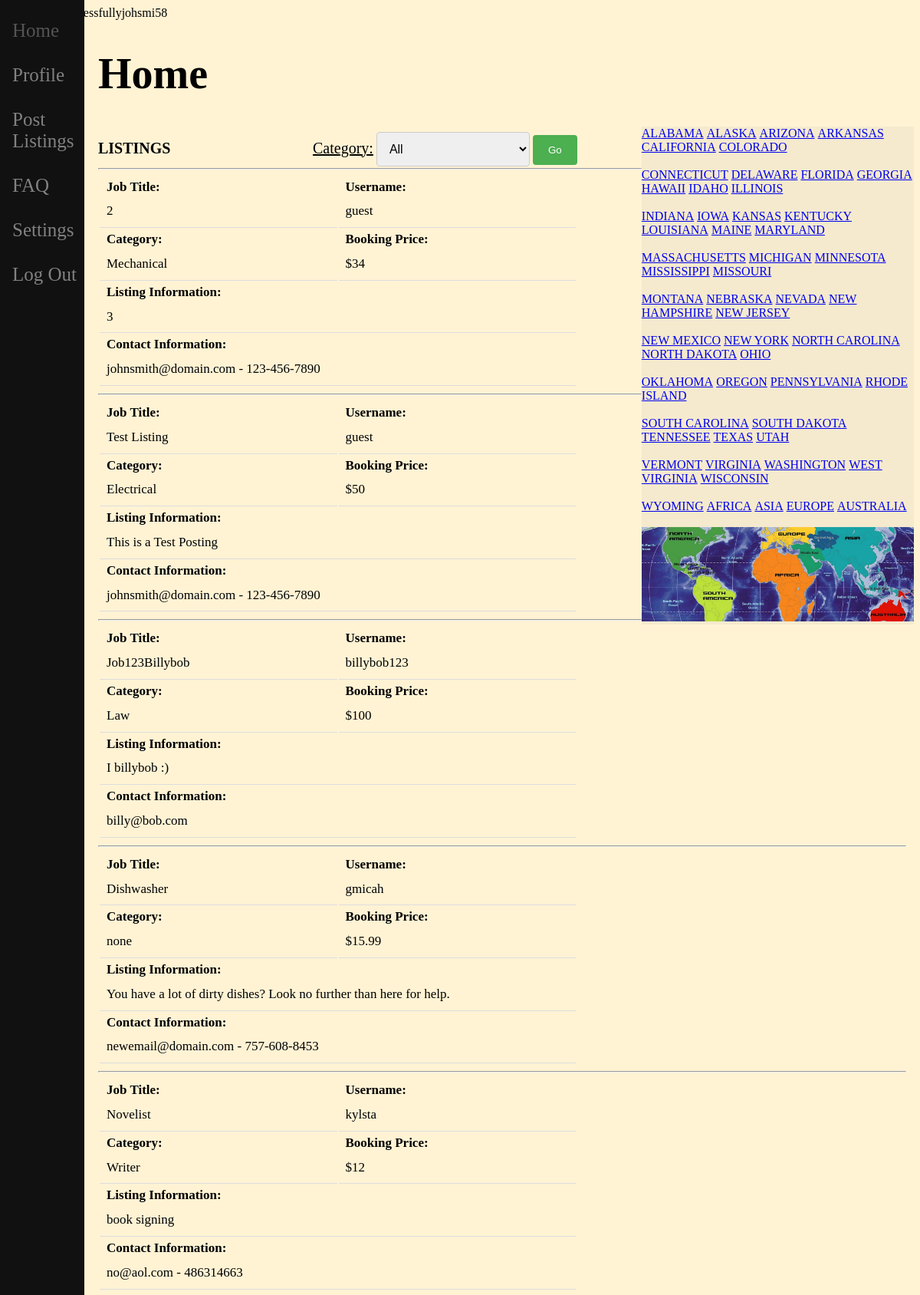
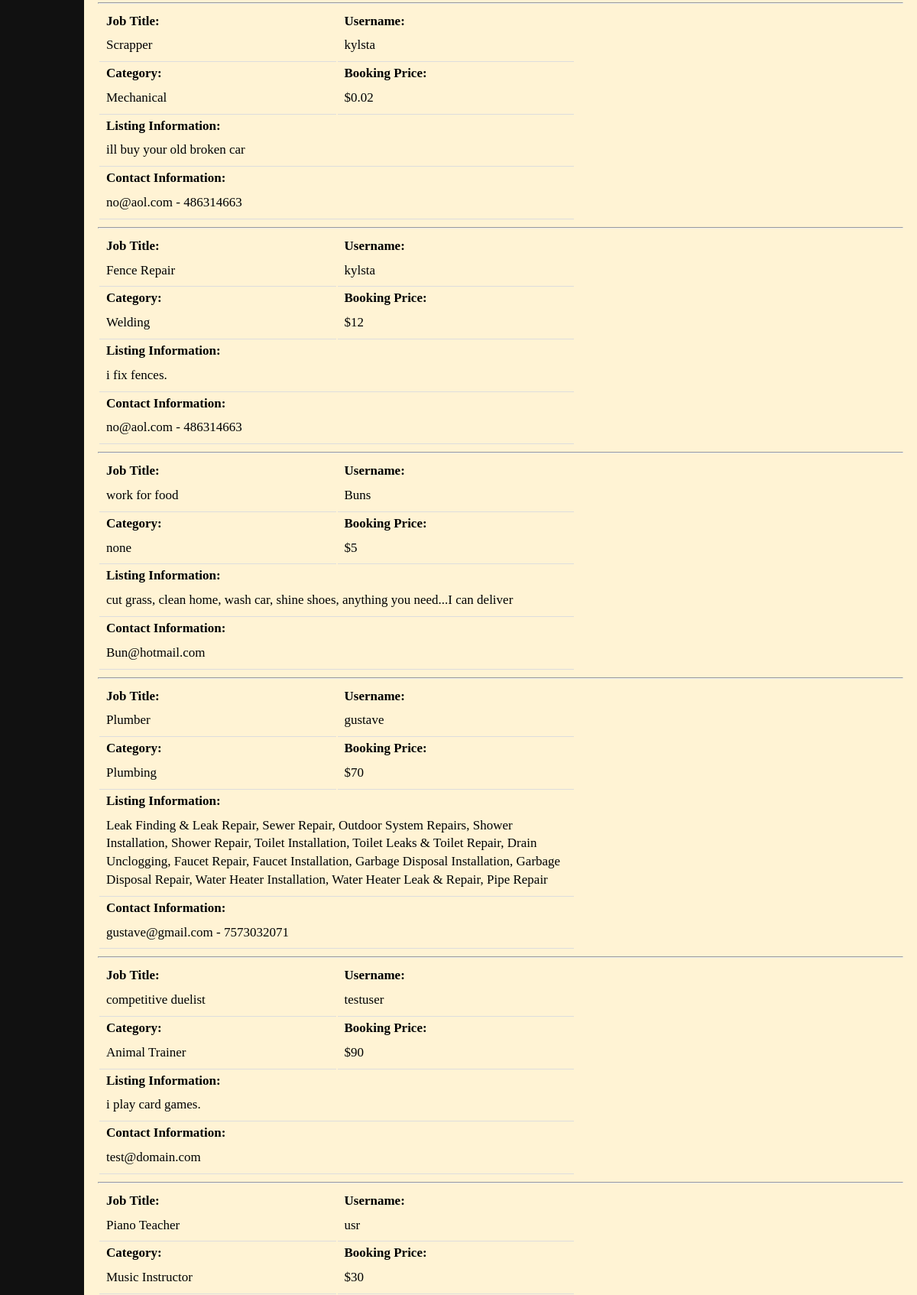
Page /main/home.php (signed in, upper part) on the committed database (2 pictures, top to bottom).
### tables this page shows
CREATE TABLE `USER` (
  `USR_id` int(10) NOT NULL,
  `USR_username` varchar(40) NOT NULL,
  `USR_pass` varchar(20) NOT NULL,
  `USR_fname` varchar(20) NOT NULL,
  `USR_lname` varchar(20) NOT NULL,
  `USR_email` varchar(50) NOT NULL,
  `USR_phone` varchar(15) DEFAULT NULL,
  `USR_color` int(1) NOT NULL DEFAULT 1,
  `USR_image` varchar(40) NOT NULL DEFAULT 'default.jpg',
  `USR_cert` varchar(255) DEFAULT NULL,
  `CAT_id` int(11) NOT NULL DEFAULT -1,
  `USR_Bio` longtext NOT NULL DEFAULT '*bio empty*'
);

CREATE TABLE `LISTINGS` (
  `LIST_id` int(11) NOT NULL,
  `USR_username` varchar(20) NOT NULL,
  `CAT_id` int(20) NOT NULL,
  `LIST_price` double NOT NULL,
  `LIST_title` varchar(150) NOT NULL,
  `LIST_info` text NOT NULL,
  `LIST_hidden` tinyint(1) NOT NULL DEFAULT 0
);

CREATE TABLE `CATEGORY` (
  `CAT_id` int(11) NOT NULL,
  `CAT_name` varchar(50) NOT NULL,
  `CAT_description` text NOT NULL
);

### main/home.php (the view, shortened to what this page needs)
<!DOCTYPE html>
<html>
<head>
<?php
include('../session.php');
echo '<link rel="stylesheet" type="text/css" href="maincss'.$login_color.'.css">';
?>
</head>
<body>
<div id="" class="posting">
<h1>Home</h1>
</div>
<div class="SideBar">
  <a href="home.php" class="icon" id="helpButton">Home</a><br/>
  <a href="profile/profile.php" class="icon">Profile</a><br/>
  <a href="posting/posting.php" class="icon">Post Listings</a><br/>
  <a href="settings/help.php" class="icon"">FAQ</a><br/>
  <a href="settings/settings.php" class="icon">Settings</a><br/>
  <a id="logout" href="../logout.php" class="icon">Log Out</a>
</div>
<div style=" background-color: #f5eace; width: 30%; height: 95%; float: right; border="2px">
<a href="#" style="font-family: Bodoni MT;">ALABAMA</a>
<a href="#" style="font-family: Bodoni MT;">ALASKA</a>
<a href="#" style="font-family: Bodoni MT;">ARIZONA</a>
<a href="#" style="font-family: Bodoni MT;">ARKANSAS</a>
<a href="#" style="font-family: Bodoni MT;">CALIFORNIA</a>
<a href="#" style="font-family: Bodoni MT;">COLORADO</a><br/><br/>
<a href="#" style="font-family: Bodoni MT;">CONNECTICUT</a>
<a href="#" style="font-family: Bodoni MT;">DELAWARE</a>
<a href="#" style="font-family: Bodoni MT;">FLORIDA</a>
<a href="#" style="font-family: Bodoni MT;">GEORGIA</a>
<a href="#" style="font-family: Bodoni MT;">HAWAII</a>
<a href="#" style="font-family: Bodoni MT;">IDAHO</a>
<a href="#" style="font-family: Bodoni MT;">ILLINOIS</a><br/><br/>
<a href="#" style="font-family: Bodoni MT;">INDIANA</a>
<a href="#" style="font-family: Bodoni MT;">IOWA</a>
<a href="#" style="font-family: Bodoni MT;">KANSAS</a>
<a href="#" style="font-family: Bodoni MT;">KENTUCKY</a>
<a href="#" style="font-family: Bodoni MT;">LOUISIANA</a>
<a href="#" style="font-family: Bodoni MT;">MAINE</a>
<a href="#" style="font-family: Bodoni MT;">MARYLAND</a><br/><br/>
<a href="#" style="font-family: Bodoni MT;">MASSACHUSETTS</a>
<a href="#" style="font-family: Bodoni MT;">MICHIGAN</a>
<a href="#" style="font-family: Bodoni MT;">MINNESOTA</a>
<a href="#" style="font-family: Bodoni MT;">MISSISSIPPI</a>
<a href="#" style="font-family: Bodoni MT;">MISSOURI</a><br/><br/>
<a href="#" style="font-family: Bodoni MT;">MONTANA</a>
<a href="#" style="font-family: Bodoni MT;">NEBRASKA</a>
<a href="#" style="font-family: Bodoni MT;">NEVADA</a>
<a href="#" style="font-family: Bodoni MT;">NEW HAMPSHIRE</a>
<a href="#" style="font-family: Bodoni MT;">NEW JERSEY</a><br/><br/>
<a href="#" style="font-family: Bodoni MT;">NEW MEXICO</a>
<a href="#" style="font-family: Bodoni MT;">NEW YORK</a>
<a href="#" style="font-family: Bodoni MT;">NORTH CAROLINA</a>
<a href="#" style="font-family: Bodoni MT;">NORTH DAKOTA</a>
<a href="#" style="font-family: Bodoni MT;">OHIO</a><br/><br/>
<a href="#" style="font-family: Bodoni MT;">OKLAHOMA</a>
<a href="#" style="font-family: Bodoni MT;">OREGON</a>
<a href="#" style="font-family: Bodoni MT;">PENNSYLVANIA</a>
<a href="#" style="font-family: Bodoni MT;">RHODE ISLAND</a><br/><br/>
<a href="#" style="font-family: Bodoni MT;">SOUTH CAROLINA</a>
<a href="#" style="font-family: Bodoni MT;">SOUTH DAKOTA</a>
<a href="#" style="font-family: Bodoni MT;">TENNESSEE</a>
<a href="#" style="font-family: Bodoni MT;">TEXAS</a>
<a href="#" style="font-family: Bodoni MT;">UTAH</a><br/><br/>
<a href="#" style="font-family: Bodoni MT;">VERMONT</a>
<a href="#" style="font-family: Bodoni MT;">VIRGINIA</a>
<a href="#" style="font-family: Bodoni MT;">WASHINGTON</a>
<a href="#" style="font-family: Bodoni MT;">WEST VIRGINIA</a>
<a href="#" style="font-family: Bodoni MT;">WISCONSIN</a><br/><br/>
<a href="#" style="font-family: Bodoni MT;">WYOMING</a>
<a href="#" style="font-family: Bodoni MT;">AFRICA</a>
<a href="#" style="font-family: Bodoni MT;">ASIA</a>
<a href="#" style="font-family: Bodoni MT;">EUROPE</a>
<a href="#" style="font-family: Bodoni MT;">AUSTRALIA</a><br/><br/>
<img src="world.jpg" width="100%" height="30%">
</div>
<div class="listings">
<form action="" method="POST">
<div style="width: 276px; height: 40px;  display: inline-block;">
	<h2 style="font-size:20px">LISTINGS</h2>
</div>
<div style="width: 345px; height: 45px;  display: inline-block;">
<u style="font-size:20px">Category:</u>
	<?php
    echo "<select style='height:45px; width:200px; float:center; font-size:16px'; name='Category'>";
	echo '<option value="0">All</option>';
	echo'</select>';
	?>
<input type="submit" name="go" value="Go" />
</div>
<hr/>
<?php
if(isset($cate)){
	$cate = ' AND CATEGORY.CAT_id = '.$cate;
}
else{
	$cate = '';
}
$sql = "SELECT LISTINGS.USR_username, LIST_id, LIST_price, LIST_title, LIST_info, LIST_hidden, CAT_name, LIST_id, USER.USR_phone, USER.USR_email FROM LISTINGS
INNER JOIN USER ON LISTINGS.USR_username = USER.USR_username
INNER JOIN CATEGORY ON CATEGORY.CAT_id = LISTINGS.CAT_id
WHERE LIST_hidden = 0".$cate."
ORDER BY LIST_id DESC";
if(!mysqli_query($conn,$sql))
{
	ECHO 'ERROR IN SQL COMMAND<br>';
	echo $sql;
}
else
{
$result = $conn->query($sql);
	    while($row = $result->fetch_assoc()) {
			echo '
			<table>
				<tr>
					<td>
						<b>Job Title:</b> <p>'.$row['LIST_title'].'</p>
					</td>
					<td>
						<b>Username:</b> <p>'.$row['USR_username'].'</p>
					</td>
				</tr>
				<tr>
					<td>
						<b>Category:</b> <p>'.$row['CAT_name'].'</p>
					</td>
					<td>
						<b>Booking Price:</b> <p>$'.$row['LIST_price'].'</p>
					</td>
				</tr>
				<tr>
					<td colspan="2">
						<b>Listing Information:</b> <p>'.$row['LIST_info'].'</p>
					 </td>
				</tr>
				<tr>
					<td colspan="2">
						<b>Contact Information:</b> <p>'.$row['USR_email'];
				if($row['USR_phone']!="")
				{
					echo ' - '.$row['USR_phone'];
				}
				echo'
				</p>
					</td>
				</tr>
			</table>
			<hr/>
			';
		}
}
?>
</form>
</body>
</html>

### session.php (shortened to what this page needs)
<?php
$db_host_ip = "185.201.11.128";
$db_username = "u836136612_user";
$db_password = "capstonepass";
$db_database = "u836136612_CISCapstone";
$db_port = "3306";
$conn = mysqli_connect("$db_host_ip", "$db_username", "$db_password", "$db_database", "$db_port");
$my_test_query = "SELECT USR_username FROM USER";
$my_ses_sql = mysqli_query($conn, $my_test_query);
$my_row = mysqli_fetch_assoc($my_ses_sql);
echo $my_row['USR_username'];
$user_check = $_SESSION['login_user'];
$query = "SELECT USR_username, USR_color, USR_image from USER where USR_username = '$user_check'";
$ses_sql = mysqli_query($conn, $query);
$row = mysqli_fetch_assoc($ses_sql);
$login_color = $row['USR_color'];
?>

### main/maincss1.css (style rules this page uses)
body { background-color: #fff3d4; }
#helpButton { opacity:0.6; cursor: not-allowed; }
.listings { margin-left: 110px; padding: 0px 10px; }
.listings table { table-layout: fixed; width: 625px; }
.listings table td { display: table-cell; vertical-align: inherit; // border: 1px solid black; border-bottom: 1px solid #ddd; width: 200%; line-height: 1.4; font-size: 17px; }
.listings table p, .listings table b { margin: 8px; }
.SideBar { height: 100%; width: 110px; position: fixed; z-index: 1; top: 0; left: 0; background-color: #111111; overflow-x: hidden; padding-top: 20px; }
.icon { padding: 6px 8px 6px 16px; text-decoration: none; font-size: 25px; color: #818181; display: block; }
.posting { margin-left: 110px; font-size: 28px; padding: 0px 10px; min-height: 50px; height: 100%; min-width: 50px; max-width: 100%; }
input[type=text], select, textarea { width: 100%; padding: 12px; border: 1px solid #ccc; border-radius: 4px; box-sizing: border-box; margin-top: 6px; margin-bottom: 16px; resize: vertical }
input[type=submit] { background-color: #4CAF50; color: white; padding: 12px 20px; border: none; border-radius: 4px; cursor: pointer; }

### rows in the picture
user: USR_username "johsmi58"
listings: LIST_title "2", USR_username "guest", CAT.CAT_name "Mechanical", LIST_price "34", LIST_info "3", user.USR_email "johnsmith@domain.com", user.USR_phone "123-456-7890"
listings: LIST_title "Test Listing", USR_username "guest", CAT.CAT_name "Electrical", LIST_price "50", LIST_info "This is a Test Posting", user.USR_email "johnsmith@domain.com", user.USR_phone "123-456-7890"
listings: LIST_title "Job123Billybob", USR_username "billybob123", CAT.CAT_name "Law", LIST_price "100", LIST_info "I billybob :)", user.USR_email "billy@bob.com"
listings: LIST_title "Dishwasher", USR_username "gmicah", CAT.CAT_name "none", LIST_price "15.99", LIST_info "You have a lot of dirty dishes? Look no further than here for help.", user.USR_email "newemail@domain.com", user.USR_phone "757-608-8453"
listings: LIST_title "Novelist", USR_username "kylsta", CAT.CAT_name "Writer", LIST_price "12", LIST_info "book signing", user.USR_email "no@aol.com", user.USR_phone "486314663"
listings: LIST_title "Scrapper", USR_username "kylsta", CAT.CAT_name "Mechanical", LIST_price "0.02", LIST_info "ill buy your old broken car", user.USR_email "no@aol.com", user.USR_phone "486314663"
listings: LIST_title "Fence Repair", USR_username "kylsta", CAT.CAT_name "Welding", LIST_price "12", LIST_info "i fix fences.", user.USR_email "no@aol.com", user.USR_phone "486314663"
listings: LIST_title "work for food", USR_username "Buns", CAT.CAT_name "none", LIST_price "5", LIST_info "cut grass, clean home, wash car, shine shoes, anything you need...I can deliver", user.USR_email "Bun@hotmail.com"
listings: LIST_title "Plumber", USR_username "gustave", CAT.CAT_name "Plumbing", LIST_price "70", LIST_info "Leak Finding & Leak Repair, Sewer Repair, Outdoor System Repairs, Shower Installation, Shower Repair, Toilet Installation, Toilet Leaks & Toilet Repair, Drain Unclogging, Faucet Repair, Faucet Installation, Garbage Disposal Installation, Garbage Disposal Repair, Water Heater Installation, Water Heater Leak & Repair, Pipe Repair", user.USR_email "gustave@gmail.com", user.USR_phone "7573032071"
listings: LIST_title "competitive duelist", USR_username "testuser", CAT.CAT_name "Animal Trainer", LIST_price "90", LIST_info "i play card games.", user.USR_email "test@domain.com"
listings: LIST_title "Piano Teacher", USR_username "usr", CAT.CAT_name "Music Instructor", LIST_price "30"
